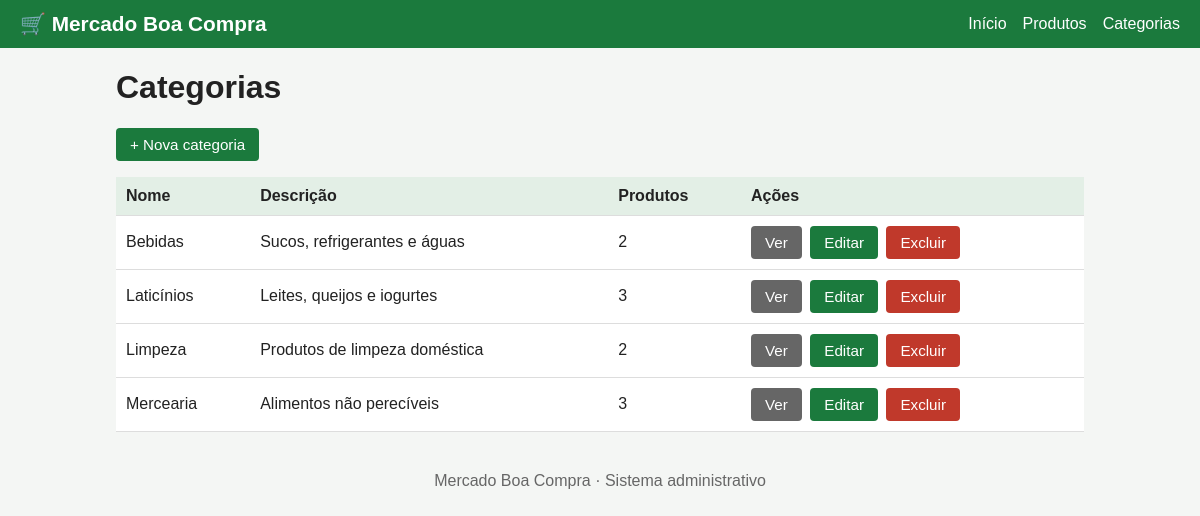
Page /categorias.php on the committed database.
### tables this page shows
CREATE TABLE categorias (
  id INT AUTO_INCREMENT PRIMARY KEY,
  nome VARCHAR(60) NOT NULL UNIQUE,
  descricao VARCHAR(255) NULL
);

### includes/conexao.php (called while the page is built, shortened)
<?php
function e($v) { return htmlspecialchars((string)$v, ENT_QUOTES, 'UTF-8'); }

### categorias.php (the view)
<?php
require 'includes/conexao.php'; $titulo = 'Categorias';
$cats = $pdo->query('SELECT c.*, COUNT(p.id) AS total FROM categorias c LEFT JOIN produtos p ON p.categoria_id=c.id GROUP BY c.id ORDER BY c.nome')->fetchAll();
include 'includes/header.php'; ?>
<h1>Categorias</h1><p><a class="btn" href="categoria_form.php">+ Nova categoria</a></p>
<?php if (!$cats): ?><p class="msg aviso">Nenhuma categoria cadastrada.</p><?php else: ?>
<div class="tabela"><table><tr><th>Nome</th><th>Descrição</th><th>Produtos</th><th>Ações</th></tr>
<?php foreach ($cats as $c): ?><tr>
<td><?= e($c['nome']) ?></td><td><?= e($c['descricao']) ?></td><td><?= (int)$c['total'] ?></td>
<td class="acoes"><a class="btn sec" href="produtos.php?categoria=<?= (int)$c['id'] ?>">Ver</a>
<a class="btn" href="categoria_form.php?id=<?= (int)$c['id'] ?>">Editar</a>
<a class="btn perigo" href="categoria_excluir.php?id=<?= (int)$c['id'] ?>">Excluir</a></td></tr>
<?php endforeach; ?></table></div><?php endif; include 'includes/footer.php'; ?>

### css/style.css (style rules this page uses)
* { box-sizing:border-box }
body { margin:0;font-family:Arial,sans-serif;background:#f4f6f4;color:#222 }
table { width:100%;border-collapse:collapse;background:#fff }
th,td { padding:10px;border-bottom:1px solid #ddd;text-align:left }
th { background:#e3efe6 }
.tabela { overflow-x:auto }
.btn { display:inline-block;background:#1b7a3d;color:#fff;border:0;padding:8px 14px;border-radius:4px;text-decoration:none;cursor:pointer;font-size:.95rem }
.btn.sec { background:#666 }
.btn.perigo { background:#c0392b }
.acoes a,.acoes form { margin-right:4px }

### rows in the picture
categorias: nome "Bebidas", descricao "Sucos, refrigerantes e águas", total "2"
categorias: nome "Laticínios", descricao "Leites, queijos e iogurtes", total "3"
categorias: nome "Limpeza", descricao "Produtos de limpeza doméstica", total "2"
categorias: nome "Mercearia", descricao "Alimentos não perecíveis", total "3"

### other values in the picture
NOME_LOJA "Mercado Boa Compra"
